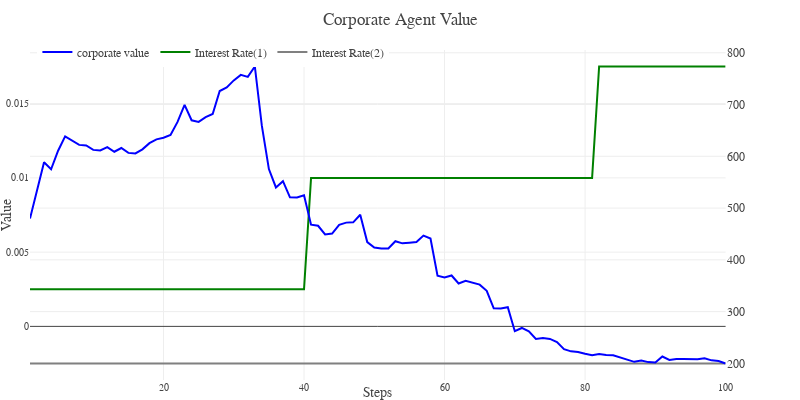

Notebook source saved alongside this figure:
### Code cell
def moving_average(a, n=3):
    ret = np.cumsum(a, dtype=float)
    ret[n:] = ret[n:] - ret[:-n]
    return ret[n - 1:] / n

def corporate_value_and_interest_rate_plot(model, model_results, steps):

    steps_data = model_results['Step'].values
    corporate_value = [model.corporate_details.by_step(i)['Firm Value'].mean() for i in range(steps)]
    interest_rate_1_data, interest_rate_2_data = zip(*model_results['interest_rate'].values)


    fig = make_subplots(rows=1, cols=1, specs=[[{"secondary_y": True}]])

    temp = dict(layout=go.Layout(font=dict(family="Franklin Gothic", size = 12)))
    interest_rate_1 = go.Scatter(x = steps_data, y = interest_rate_1_data, name = 'Interest Rate(1)', line = dict(color = 'green'))
    interest_rate_2 = go.Scatter(x = steps_data, y = interest_rate_2_data, name = 'Interest Rate(2)', line = dict(color = 'grey'))
    corporate_value_line = go.Scatter(x = steps_data, y = corporate_value, name = 'corporate value', line = dict(color = 'blue'))

    fig.add_trace(corporate_value_line, row = 1, col =1, secondary_y='True')
    fig.add_trace(interest_rate_1, row = 1, col = 1)
    fig.add_trace(interest_rate_2, row = 1, col = 1)


    fig.update_layout(template = temp,
                      title = "Corporate Agent Value",
                      hovermode = 'closest',
                      margin = dict(l = 30, r = 30, t = 50, b = 20),
                      height = 400, 
                      width = 800, 
                      showlegend = True,
                      xaxis = dict(title = 'Steps', tickfont = dict(size=10)),
                      yaxis = dict(title = 'Value', side="left", tickfont = dict(size=10)),
                      legend = dict(yanchor = "bottom", y = 0.95, xanchor = "left", x = 0.01,  orientation="h"))

    return fig 



corporate_value_and_interest_rate_plot(model, model_results, steps)

### Figure 1 — Plotly figure (JSON) as saved in the notebook; plotly's stock layout.template omitted (floating-point values rounded to 4 significant figures)
{"data": [{"line": {"color": "blue"}, "name": "corporate value", "type": "scatter", "x": [1, 2, 3, 4, 5, 6, 7, 8, 9, 10, 11, 12, 13, 14, 15, 16, 17, 18, 19, 20, 21, 22, 23, 24, 25, 26, 27, 28, 29, 30, 31, 32, 33, 34, 35, 36, 37, 38, 39, 40, 41, 42, 43, 44, 45, 46, 47, 48, 49, 50, 51, 52, 53, 54, 55, 56, 57, 58, 59, 60, 61, 62, 63, 64, 65, 66, 67, 68, 69, 70, 71, 72, 73, 74, 75, 76, 77, 78, 79, 80, 81, 82, 83, 84, 85, 86, 87, 88, 89, 90, 91, 92, 93, 94, 95, 96, 97, 98, 99, 100], "xaxis": "x", "y": [479.6, 536.2, 588.5, 574.9, 610.8, 638.5, 630.5, 622.1, 621.0, 612.4, 611.3, 617.9, 608.8, 616.0, 606.6, 605.5, 613.4, 625.5, 632.7, 635.8, 641.1, 666.5, 699.5, 669.6, 666.5, 675.6, 681.9, 726.1, 733.1, 746.7, 757.3, 753.5, 773.5, 658.7, 575.3, 539.8, 551.9, 520.8, 520.6, 524.7, 468.0, 465.8, 449.1, 450.7, 467.7, 471.9, 472.4, 487.1, 434.2, 423.8, 421.9, 421.9, 436.0, 431.9, 433.1, 434.5, 446.8, 441.2, 369.4, 366.1, 369.8, 354.3, 359.7, 355.5, 352.1, 340.2, 306.2, 305.8, 308.5, 262.2, 268.4, 261.7, 247.2, 248.9, 247.2, 241.3, 227.4, 223.2, 221.7, 218.4, 215.8, 218.2, 216.2, 215.8, 211.9, 207.0, 202.9, 205.3, 202.4, 201.6, 213.2, 206.7, 208.4, 208.6, 207.8, 207.9, 209.8, 205.8, 204.5, 199.7], "yaxis": "y2"}, {"line": {"color": "green"}, "name": "Interest Rate(1)", "type": "scatter", "x": [1, 2, 3, 4, 5, 6, 7, 8, 9, 10, 11, 12, 13, 14, 15, 16, 17, 18, 19, 20, 21, 22, 23, 24, 25, 26, 27, 28, 29, 30, 31, 32, 33, 34, 35, 36, 37, 38, 39, 40, 41, 42, 43, 44, 45, 46, 47, 48, 49, 50, 51, 52, 53, 54, 55, 56, 57, 58, 59, 60, 61, 62, 63, 64, 65, 66, 67, 68, 69, 70, 71, 72, 73, 74, 75, 76, 77, 78, 79, 80, 81, 82, 83, 84, 85, 86, 87, 88, 89, 90, 91, 92, 93, 94, 95, 96, 97, 98, 99, 100], "xaxis": "x", "y": [0.0025, 0.0025, 0.0025, 0.0025, 0.0025, 0.0025, 0.0025, 0.0025, 0.0025, 0.0025, 0.0025, 0.0025, 0.0025, 0.0025, 0.0025, 0.0025, 0.0025, 0.0025, 0.0025, 0.0025, 0.0025, 0.0025, 0.0025, 0.0025, 0.0025, 0.0025, 0.0025, 0.0025, 0.0025, 0.0025, 0.0025, 0.0025, 0.0025, 0.0025, 0.0025, 0.0025, 0.0025, 0.0025, 0.0025, 0.0025, 0.01, 0.01, 0.01, 0.01, 0.01, 0.01, 0.01, 0.01, 0.01, 0.01, 0.01, 0.01, 0.01, 0.01, 0.01, 0.01, 0.01, 0.01, 0.01, 0.01, 0.01, 0.01, 0.01, 0.01, 0.01, 0.01, 0.01, 0.01, 0.01, 0.01, 0.01, 0.01, 0.01, 0.01, 0.01, 0.01, 0.01, 0.01, 0.01, 0.01, 0.01, 0.0175, 0.0175, 0.0175, 0.0175, 0.0175, 0.0175, 0.0175, 0.0175, 0.0175, 0.0175, 0.0175, 0.0175, 0.0175, 0.0175, 0.0175, 0.0175, 0.0175, 0.0175, 0.0175], "yaxis": "y"}, {"line": {"color": "grey"}, "name": "Interest Rate(2)", "type": "scatter", "x": [1, 2, 3, 4, 5, 6, 7, 8, 9, 10, 11, 12, 13, 14, 15, 16, 17, 18, 19, 20, 21, 22, 23, 24, 25, 26, 27, 28, 29, 30, 31, 32, 33, 34, 35, 36, 37, 38, 39, 40, 41, 42, 43, 44, 45, 46, 47, 48, 49, 50, 51, 52, 53, 54, 55, 56, 57, 58, 59, 60, 61, 62, 63, 64, 65, 66, 67, 68, 69, 70, 71, 72, 73, 74, 75, 76, 77, 78, 79, 80, 81, 82, 83, 84, 85, 86, 87, 88, 89, 90, 91, 92, 93, 94, 95, 96, 97, 98, 99, 100], "xaxis": "x", "y": [-0.0025, -0.0025, -0.0025, -0.0025, -0.0025, -0.0025, -0.0025, -0.0025, -0.0025, -0.0025, -0.0025, -0.0025, -0.0025, -0.0025, -0.0025, -0.0025, -0.0025, -0.0025, -0.0025, -0.0025, -0.0025, -0.0025, -0.0025, -0.0025, -0.0025, -0.0025, -0.0025, -0.0025, -0.0025, -0.0025, -0.0025, -0.0025, -0.0025, -0.0025, -0.0025, -0.0025, -0.0025, -0.0025, -0.0025, -0.0025, -0.0025, -0.0025, -0.0025, -0.0025, -0.0025, -0.0025, -0.0025, -0.0025, -0.0025, -0.0025, -0.0025, -0.0025, -0.0025, -0.0025, -0.0025, -0.0025, -0.0025, -0.0025, -0.0025, -0.0025, -0.0025, -0.0025, -0.0025, -0.0025, -0.0025, -0.0025, -0.0025, -0.0025, -0.0025, -0.0025, -0.0025, -0.0025, -0.0025, -0.0025, -0.0025, -0.0025, -0.0025, -0.0025, -0.0025, -0.0025, -0.0025, -0.0025, -0.0025, -0.0025, -0.0025, -0.0025, -0.0025, -0.0025, -0.0025, -0.0025, -0.0025, -0.0025, -0.0025, -0.0025, -0.0025, -0.0025, -0.0025, -0.0025, -0.0025, -0.0025], "yaxis": "y"}], "layout": {"height": 400, "hovermode": "closest", "legend": {"orientation": "h", "x": 0.01, "xanchor": "left", "y": 0.95, "yanchor": "bottom"}, "margin": {"b": 20, "l": 30, "r": 30, "t": 50}, "showlegend": true, "title": {"text": "Corporate Agent Value"}, "width": 800, "xaxis": {"anchor": "y", "domain": [0, 0.94], "tickfont": {"size": 10}, "title": {"text": "Steps"}}, "yaxis": {"anchor": "x", "domain": [0, 1], "side": "left", "tickfont": {"size": 10}, "title": {"text": "Value"}}, "yaxis2": {"anchor": "x", "overlaying": "y", "side": "right"}}}
